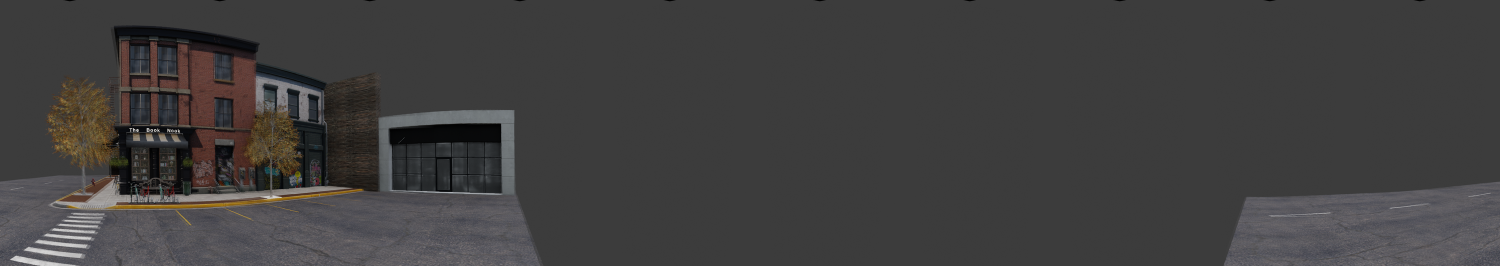
#> input picture benchmark/panoramas/book-nook__preset-road1.png, 3000 x 532 px (shown at 1/2 size)
$ python -i frame_probe.py   (imports and definitions only)
#> lines starting #> are read from the running program, lines starting #| are printed output that depends on the picture
#> further down, picture is the input picture: PIL image 3000x532 RGB; mean R, G, B 64.8, 63.5, 63.4
"""Is this frame safe to send to the vision model?

Three questions, answered from one 64x64 greyscale copy:

  blank        nothing was drawn at all
  under-drawn  geometry is there but the textures have not finished loading
  fine         send it

A fourth statistic, colour, is measured but deliberately does NOT produce a per-frame verdict.
A single frame cannot tell "the world rendered grey" from "the model looked at something grey".
In aggregate it can, and run_colour_health() is where that question gets asked -- it is what
catches a scene whose materials never loaded, which is how a flat grey render of city-street
came to ship in benchmark/preset_views and be used as evidence about model failures.

The distinction between the middle case and the others is the point. Material Preview loads
textures asynchronously, so a capture taken too soon after a camera move shows correct geometry
with flat, untextured surfaces — brick without brick, signage without letters. It is not blurry
in the optical sense; there is no lens and no defocus in an OpenGL viewport. It is unfinished,
and unlike a blank frame it fixes itself if you wait a moment and look again.

That is why the two get different treatment. A blank frame is redrawn immediately, because a
dropped draw does not improve with time. An under-drawn frame is waited on, briefly, because
that is exactly what it needs.

COST. The maths is 0.06 ms on a 64x64 array. What is expensive is decoding the PNG: a
3240x3240 frame costs 510 ms, and the previous guard paid that twice per frame. So the probe
is computed from the PIL image the capture path already holds in memory and cached by path;
nothing re-decodes a file it just wrote. Call `probe_image` if you have the image, `probe_path`
only if you do not.
"""
from __future__ import annotations

import os

_N = 64  # side of the analysis copy; 64x64 is enough to separate all three cases
_C = 24  # side of the colour sample; colour is a whole-frame property, so it can be coarser

# Blank: near-zero variation, or only a handful of distinct greys.
BLANK_STD = float(os.environ.get("SCOPE_BLANK_STD", "3.0"))
BLANK_LEVELS = int(os.environ.get("SCOPE_BLANK_LEVELS", "4"))
# Under-drawn: geometry present, texture detail absent. Measured as mean absolute gradient,
# which is high for brick, foliage and lettering and low for flat-shaded surfaces.
DETAIL_MIN = float(os.environ.get("SCOPE_DETAIL_MIN", "3.0"))
# A frame can also be legitimately plain (a blank wall filling the view). Only treat low detail
# as unfinished when there is enough tonal range to imply a real scene behind it.
DETAIL_STD_MIN = float(os.environ.get("SCOPE_DETAIL_STD_MIN", "8.0"))
# What counts as "no colour" in one frame. Calibrated by measuring mean channel spread over a
# 600-frame random sample of the 2,502 frames the campaign captured: median 12.1, p25 7.8,
# p05 3.0, and for frames independently confirmed healthy the 5th percentile is 5.7. The floor
# sits at 3.0, below the healthy 5th percentile, so only unambiguous frames count as grey.
# This feeds the run-level aggregate, not a per-frame verdict -- see classify().
COLOUR_MIN = float(os.environ.get("SCOPE_COLOUR_MIN", "3.0"))
# Run level. One grey frame is noise; a whole scene rendering grey means the materials never
# loaded, which is what happened to the shipped benchmark/preset_views -- city-street__mailbox
# was published at a colourfulness of 3.1 while the same scene captured live measures 21.7.
# The floor is half the observed median, which no healthy run has come close to.
RUN_COLOUR_FLOOR = float(os.environ.get("SCOPE_RUN_COLOUR_FLOOR", "6.0"))
RUN_GREY_FRACTION = float(os.environ.get("SCOPE_RUN_GREY_FRACTION", "0.25"))

_CACHE: dict[str, tuple] = {}
_CACHE_MAX = 512


def probe_image(img):
    """(std, distinct_levels, detail, colour) from a PIL image. ~0.1 ms. Never raises."""
    try:
        import numpy as np
        # The luma path is unchanged, deliberately, down to the resample filter: DETAIL_MIN and
        # BLANK_STD were calibrated against real captured frames through exactly this call, and
        # computing the same statistic a cheaper way would silently move every threshold.
        a = np.asarray(img.convert("L").resize((_N, _N)), dtype=np.float32)
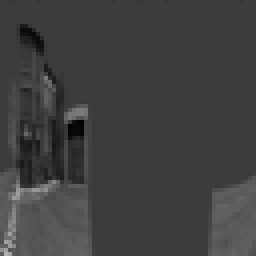
#> a: shape (64, 64) float32 (shown 4 times larger); min 0, max 176, mean 64
        sd = float(a.std())
#> sd = 15.27
        levels = int(np.count_nonzero(np.bincount(a.astype(np.uint8).ravel(), minlength=256)))
#> levels = 143
        detail = float((abs(a[:, 1:] - a[:, :-1]).mean() + abs(a[1:] - a[:-1]).mean()) / 2)
#> detail = 2.83
        # Colour comes off its own, much smaller, nearest-neighbour sample. Resizing three
        # channels the way the luma path resizes one cost 1.7 ms on its own and blew the 1 ms
        # budget; at 24x24 with NEAREST the cost is negligible. Sub-sampling is sound here
        # because "did anything render in colour" is a whole-frame property -- unlike detail,
        # it does not depend on neighbouring pixels, so no averaging is needed to measure it.
        s = np.asarray(img.resize((_C, _C), 0).convert("RGB"), dtype=np.float32)
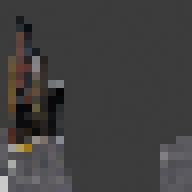
#> s: shape (24, 24, 3) float32 (shown 8 times larger); mean R, G, B 64.7, 63.4, 63.1
        colour = float((s.max(axis=2) - s.min(axis=2)).mean())
#> colour = 3.43
        return sd, levels, detail, colour
    except Exception:
        # numpy absent or the image is unreadable. Say "fine" rather than block a run on the
        # probe itself; a guard that can fail closed is worse than no guard.
        return None, None, None, None


# [42 lines left out: functions remember, probe_path, classify, not called in this run]


def colour_of(stats):
    """Channel spread from a probe tuple, or None for older 3-wide cached entries."""
    return stats[3] if len(stats) > 3 else None


# [21 lines left out: function run_colour_health, not called in this run]


# --------------------------------------------------------------------------- spot-check samples
#
# The full frames are 3240x3240, about 23 MB each, and 2,506 of them had accumulated to 59 GB.
# Keeping every frame is not an option and keeping none makes a run unauditable after the fact.
# So: keep a thumbnail of every Nth frame plus EVERY frame the probe was unhappy with, which is
# the sample anyone spot-checking actually wants. At the default of one in 25, a 550-frame run
# leaves about 22 thumbnails of roughly 60 KB, so a whole run is auditable for under 2 MB.
SAMPLE_EVERY = int(os.environ.get("SCOPE_SAMPLE_EVERY", "25"))
SAMPLE_EDGE = int(os.environ.get("SCOPE_SAMPLE_EDGE", "512"))
SAMPLE_DIR = os.environ.get("SCOPE_SAMPLE_DIR", "")
_seen = [0]


# [24 lines left out: function maybe_sample, not called in this run]

>>> from PIL import Image
>>> picture = Image.open('../../../benchmark/panoramas/book-nook__preset-road1.png')
>>> result = probe_image(picture)
#> result = (15.27, 143, 2.83, 3.43)

$ run again, on benchmark/panoramas/book-nook__preset-store-front2.png
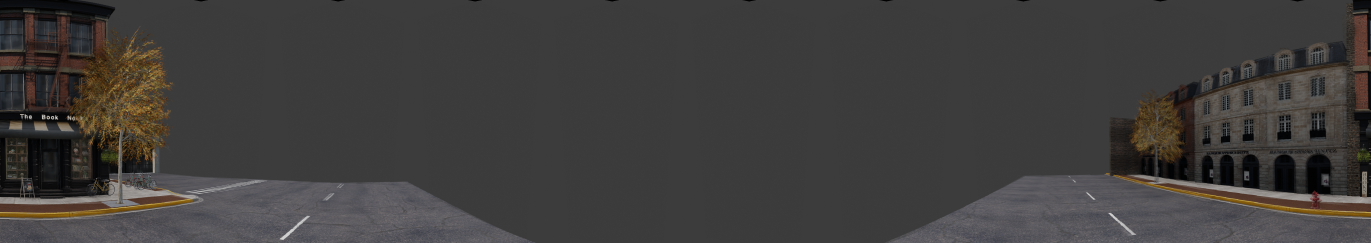
#> input picture benchmark/panoramas/book-nook__preset-store-front2.png, 5482 x 972 px (shown at 1/4 size)
#> picture is the input picture: PIL image 5482x972 RGB; mean R, G, B 64.1, 62.1, 61
#> in probe_image, `a = np.asarray(img.convert("L").resize((_N, _N)), dtype=np.float32)`:
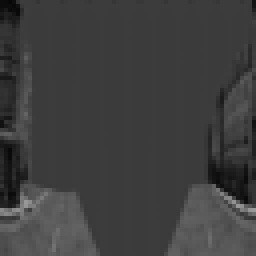
#> a: shape (64, 64) float32 (shown 4 times larger); min 7, max 153, mean 62.5
#> sd = 15.9
#> levels = 130
#> detail = 3.29
#> in probe_image, `s = np.asarray(img.resize((_C, _C), 0).convert("RGB"), dtype=np.float32)`:
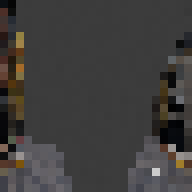
#> s: shape (24, 24, 3) float32 (shown 8 times larger); mean R, G, B 63.7, 61.8, 60.5
#> colour = 5.03
#> result = (15.9, 130, 3.29, 5.03)
